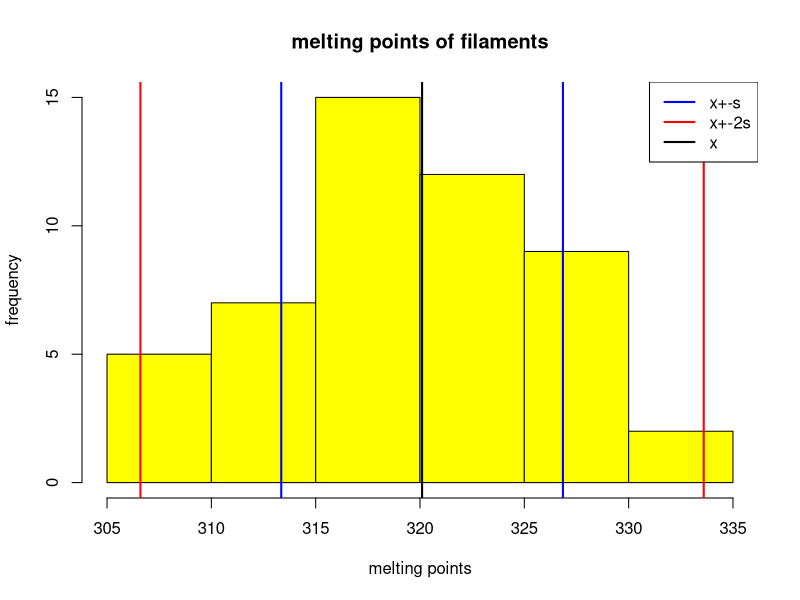
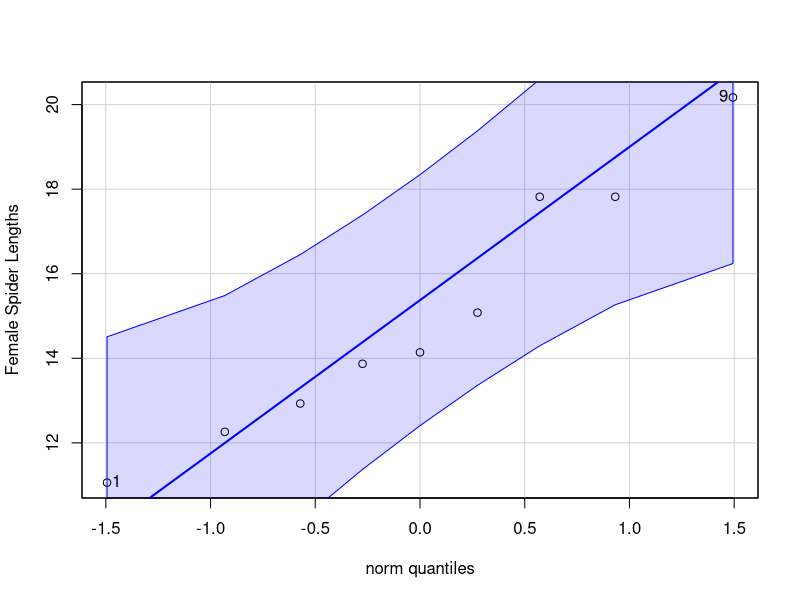
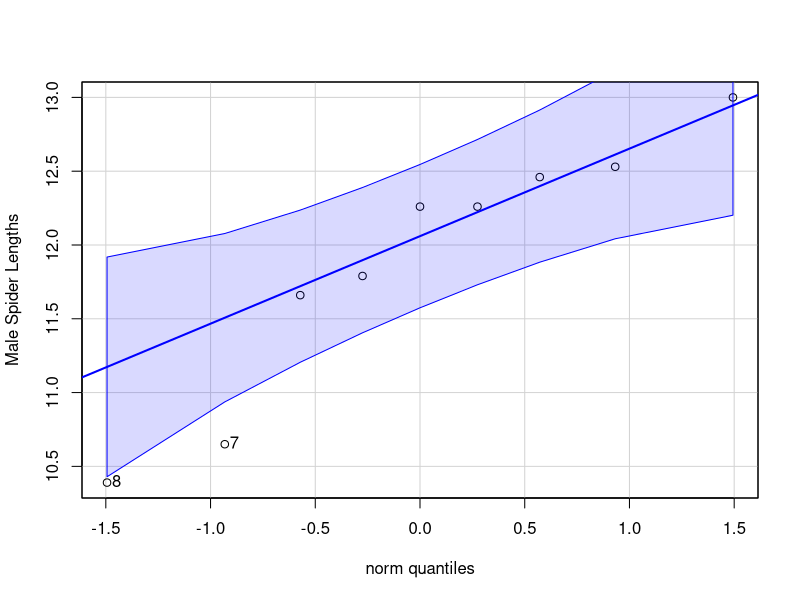

Recreate these plots in R, in order.
# Problem 6.1-4
a <- c(320, 326, 325, 318, 322, 320, 329, 317, 316, 331,
320, 320, 317, 329, 316, 308, 321, 319, 322, 335,
318, 313, 327, 314, 329, 323, 327, 323, 324, 314,
308, 305, 328, 330, 322, 310, 324, 314, 312, 318,
313, 320, 324, 311, 317, 325, 328, 319, 310, 324)

# part b
abar = mean(a)
s2 = var(a)
standard_dev = sd(a)

# part a
hist(a, 
main="melting points of filaments", 
xlab="melting points", 
ylab="frequency",
col="yellow");

abline(v=abar-standard_dev,col="blue",lwd=2);
abline(v=abar+standard_dev,col="blue",lwd=2);
abline(v=abar-2*standard_dev,col="red",lwd=2);
abline(v=abar+2*standard_dev,col="red",lwd=2);
abline(v=abar,col="black",lwd=2)

legend("topright", c("x+-s", "x+-2s", "x"), col=c("blue", "red", "black"), lwd=2)


# part c
sum((abar - standard_dev) < a & a < (abar + standard_dev))
sum((abar - 2 * standard_dev) < a & a < (abar + 2 * standard_dev))


# Problem 6.1-11 (9th edition)


# Problem 6.2-8
d <- c(102.0, 106.3, 106.6, 108.8, 107.7, 106.1, 105.9, 106.7, 106.8, 110.2, 101.7, 106.6, 106.3, 110.2, 109.9, 102.0, 105.8, 109.1, 106.7, 107.3, 102.0, 106.8, 110.0, 107.9, 109.3)
d <- sort(d)

# part b
index <-.25 * (length(d) + 1)
if (index%%1 > 0){
	rem <- index%%1;
	ind <- index%/%1;
	Q1 <- d[ind] * (1-rem) + d[ind+1] * (rem);
} else {
	Q1 <- d[index]
}

index<-.75 * (length(d) + 1)
if (index%%1 > 0){
	rem <- index%%1
	ind <- index%/%1
	Q3 <- d[ind] * (1-rem) + d[ind+1] * (rem)
} else { 
	Q3 <- d[index]
}
d_min = min(d)
d_med = median(d)
d_max = max(d)


# part c

IQR = Q3 - Q1
suspected_outliers = sum((Q1 - 3 * IQR) < d & d < (Q1 - 1.5 * IQR))
suspected_outliers = suspected_outliers + sum((Q3 + 1.5 * IQR) < d & d < (Q3 + 3 * IQR))

outliers = sum((-Inf) < d & d < (Q1 - 3 * IQR))
outliers = outliers + sum((Q3 + 3 * IQR) < d & d < (Inf))


# problem 6.3-13

x <- c(11.06, 13.87, 12.93, 15.08, 17.82, 14.14, 12.26, 17.82, 20.17)
y <- c(12.26, 11.66, 12.53, 13.00, 11.79, 12.46, 10.65, 10.39, 12.26)


library("car")
# part a
qqPlot(x, ylab="Female Spider Lengths")

# part b
qqPlot(y, ylab="Male Spider Lengths")
